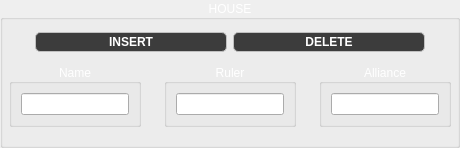
           <widget class="QGroupBox" name="groupBox_4">
            <property name="styleSheet">
             <string notr="true">color:rgb(255, 255, 255);</string>
            </property>
            <property name="title">
             <string>HOUSE</string>
            </property>
            <property name="alignment">
             <set>Qt::AlignCenter</set>
            </property>
            <layout class="QVBoxLayout" name="verticalLayout_8">
             <property name="spacing">
              <number>0</number>
             </property>
             <property name="leftMargin">
              <number>3</number>
             </property>
             <property name="topMargin">
              <number>3</number>
             </property>
             <property name="rightMargin">
              <number>3</number>
             </property>
             <property name="bottomMargin">
              <number>15</number>
             </property>
             <item>
              <widget class="QWidget" name="widget_15" native="true">
               <layout class="QHBoxLayout" name="horizontalLayout_60">
                <item>
                 <spacer name="horizontalSpacer_22">
                  <property name="orientation">
                   <enum>Qt::Horizontal</enum>
                  </property>
                  <property name="sizeType">
                   <enum>QSizePolicy::Preferred</enum>
                  </property>
                  <property name="sizeHint" stdset="0">
                   <size>
                    <width>20</width>
                    <height>20</height>
                   </size>
                  </property>
                 </spacer>
                </item>
                <item>
                 <widget class="QPushButton" name="house_insert_pushButton">
                  <property name="styleSheet">
                   <string notr="true">color: rgb(255, 255, 255);
font: &quot;Rockwell&quot;;
background-color: rgb(60, 60, 60);

font: bold; 
border: 1px solid silver;
border-radius: 5px;
subcontrol-origin:  margin;
padding: 2 2px 2 2px;</string>
                  </property>
                  <property name="text">
                   <string>INSERT</string>
                  </property>
                 </widget>
                </item>
                <item>
                 <widget class="QPushButton" name="house_delete_pushButton">
                  <property name="styleSheet">
                   <string notr="true">color: rgb(255, 255, 255);
font: &quot;Rockwell&quot;;
background-color: rgb(60, 60, 60);

font: bold; 
border: 1px solid silver;
border-radius: 5px;
subcontrol-origin:  margin;
padding: 2 2px 2 2px;</string>
                  </property>
                  <property name="text">
                   <string>DELETE</string>
                  </property>
                 </widget>
                </item>
                <item>
                 <spacer name="horizontalSpacer_24">
                  <property name="orientation">
                   <enum>Qt::Horizontal</enum>
                  </property>
                  <property name="sizeType">
                   <enum>QSizePolicy::Preferred</enum>
                  </property>
                  <property name="sizeHint" stdset="0">
                   <size>
                    <width>20</width>
                    <height>20</height>
                   </size>
                  </property>
                 </spacer>
                </item>
               </layout>
              </widget>
             </item>
             <item>
              <widget class="QWidget" name="widget_16" native="true">
               <layout class="QHBoxLayout" name="horizontalLayout_61">
                <property name="spacing">
                 <number>3</number>
                </property>
                <property name="leftMargin">
                 <number>3</number>
                </property>
                <property name="topMargin">
                 <number>3</number>
                </property>
                <property name="rightMargin">
                 <number>3</number>
                </property>
                <property name="bottomMargin">
                 <number>3</number>
                </property>
                <item>
                 <widget class="QGroupBox" name="groupBox_46">
                  <property name="styleSheet">
                   <string notr="true">color:rgb(255, 255, 255);</string>
                  </property>
                  <property name="title">
                   <string>Name</string>
                  </property>
                  <property name="alignment">
                   <set>Qt::AlignCenter</set>
                  </property>
                  <layout class="QHBoxLayout" name="horizontalLayout_62">
                   <item>
                    <widget class="QLineEdit" name="house_name_lineEdit">
                     <property name="styleSheet">
                      <string notr="true">font: 12pt &quot;Rockwell&quot;; </string>
                     </property>
                    </widget>
                   </item>
                  </layout>
                 </widget>
                </item>
                <item>
                 <spacer name="horizontalSpacer_20">
                  <property name="orientation">
                   <enum>Qt::Horizontal</enum>
                  </property>
                  <property name="sizeType">
                   <enum>QSizePolicy::Preferred</enum>
                  </property>
                  <property name="sizeHint" stdset="0">
                   <size>
                    <width>20</width>
                    <height>20</height>
                   </size>
                  </property>
                 </spacer>
                </item>
                <item>
                 <widget class="QGroupBox" name="groupBox_47">
                  <property name="styleSheet">
                   <string notr="true">color:rgb(255, 255, 255);</string>
                  </property>
                  <property name="title">
                   <string>Ruler</string>
                  </property>
                  <property name="alignment">
                   <set>Qt::AlignCenter</set>
                  </property>
                  <layout class="QHBoxLayout" name="horizontalLayout_63">
                   <item>
                    <widget class="QLineEdit" name="house_ruler_lineEdit">
                     <property name="styleSheet">
                      <string notr="true">font: 12pt &quot;Rockwell&quot;; </string>
                     </property>
                    </widget>
                   </item>
                  </layout>
                 </widget>
                </item>
                <item>
                 <spacer name="horizontalSpacer_23">
                  <property name="orientation">
                   <enum>Qt::Horizontal</enum>
                  </property>
                  <property name="sizeType">
                   <enum>QSizePolicy::Preferred</enum>
                  </property>
                  <property name="sizeHint" stdset="0">
                   <size>
                    <width>20</width>
                    <height>20</height>
                   </size>
                  </property>
                 </spacer>
                </item>
                <item>
                 <widget class="QGroupBox" name="groupBox_48">
                  <property name="styleSheet">
                   <string notr="true">color:rgb(255, 255, 255);</string>
                  </property>
                  <property name="title">
                   <string>Alliance</string>
                  </property>
                  <property name="alignment">
                   <set>Qt::AlignCenter</set>
                  </property>
                  <layout class="QHBoxLayout" name="horizontalLayout_64">
                   <item>
                    <widget class="QLineEdit" name="house_alliance_lineEdit">
                     <property name="styleSheet">
                      <string notr="true">font: 12pt &quot;Rockwell&quot;; </string>
                     </property>
                    </widget>
                   </item>
                  </layout>
                 </widget>
                </item>
               </layout>
              </widget>
             </item>
            </layout>
           </widget>
